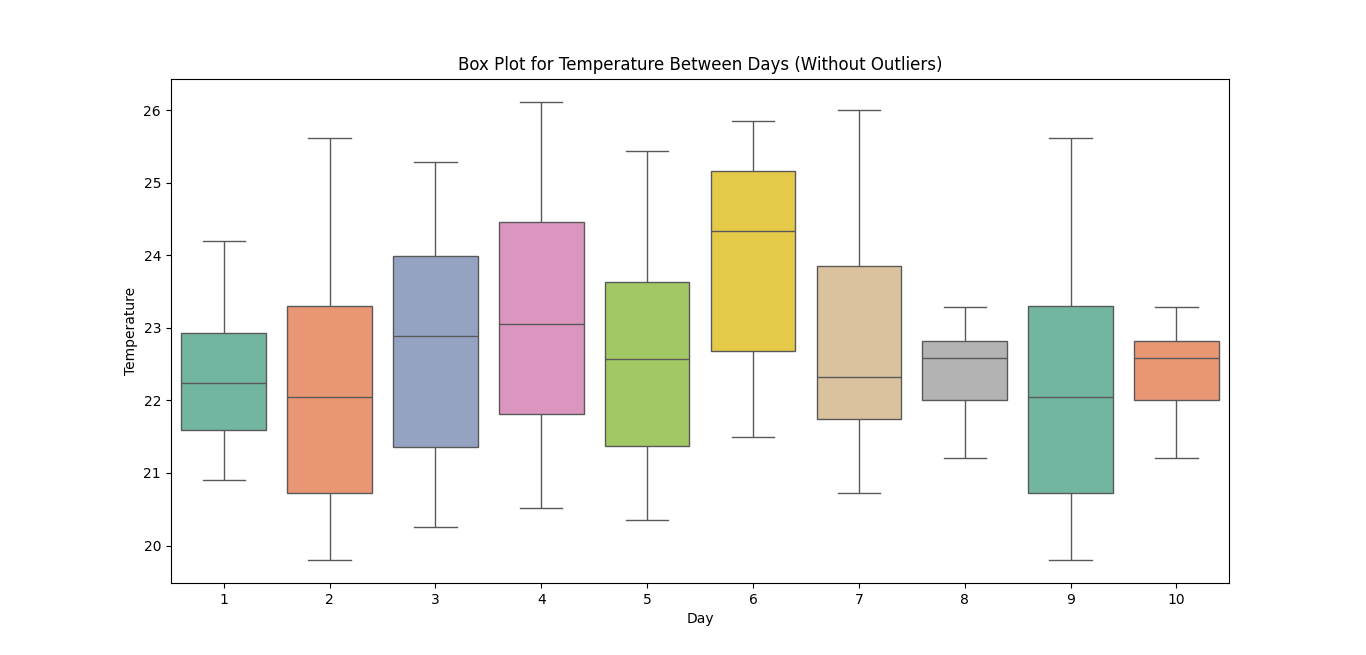

Write Python code to recreate this figure.
import pandas as pd
import seaborn as sns
import matplotlib.pyplot as plt

# Read CSV file into a pandas DataFrame
df = pd.read_csv("data2.csv")

# Create a box plot for Temperature without outliers
plt.figure(figsize=(8, 6))
sns.boxplot(x="Day", y="Temperature", data=df, showfliers=False, palette="Set2")
plt.title("Box Plot for Temperature Between Days (Without Outliers)")
plt.xlabel("Day")
plt.ylabel("Temperature")
plt.show()
